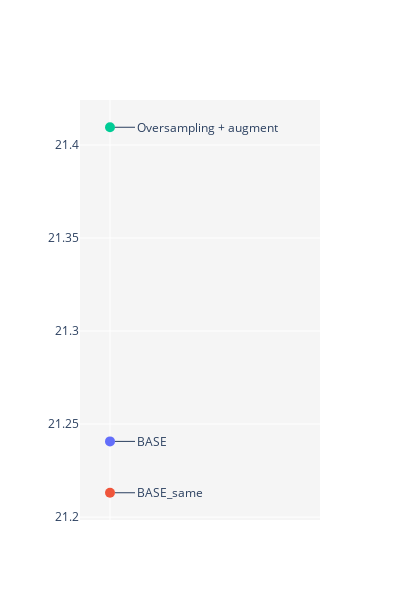

Notebook source saved alongside this figure:
### Code cell
plot_exp_results(df_wer_2, "Experiment 2")

### Figure 1 — Plotly figure (JSON) as saved in the notebook; plotly's stock layout.template omitted (floating-point values rounded to 4 significant figures)
{"data": [{"marker": {"color": ["#636EFA", "#EF553B", "#00CC96", "#AB63FA", "#FFA15A", "#19D3F3", "#FF6692", "#B6E880", "#FF97FF", "#FECB52"], "size": 10}, "mode": "markers", "type": "scatter", "x": ["Experiment 2", "Experiment 2", "Experiment 2"], "y": [21.24, 21.21, 21.41]}], "layout": {"annotations": [{"ax": 20, "ay": 0, "font": {"size": 12}, "showarrow": true, "text": "BASE", "x": "Experiment 2", "xanchor": "left", "xref": "x", "xshift": 5, "y": 21.24, "yref": "y", "yshift": 0}, {"ax": 20, "ay": 0, "font": {"size": 12}, "showarrow": true, "text": "BASE_same", "x": "Experiment 2", "xanchor": "left", "xref": "x", "xshift": 5, "y": 21.21, "yref": "y", "yshift": 0}, {"ax": 20, "ay": 0, "font": {"size": 12}, "showarrow": true, "text": "Oversampling + augment", "x": "Experiment 2", "xanchor": "left", "xref": "x", "xshift": 5, "y": 21.41, "yref": "y", "yshift": 0}], "height": 600, "plot_bgcolor": "whitesmoke", "width": 400, "xaxis": {"range": [-1, 7], "showticklabels": false}}}
